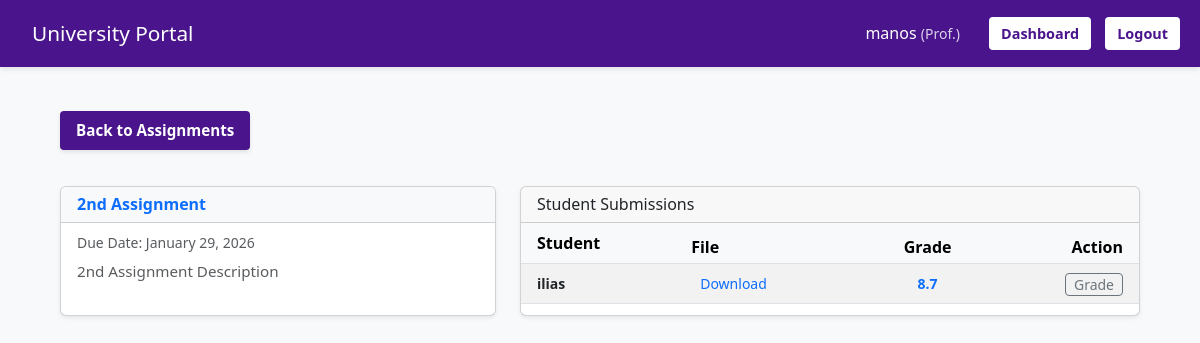
/utilities/submission.php?assign_id=11 (signed in), run on the app's committed database.
### tables this page shows
CREATE TABLE `assignments` (
  `id` int(6) UNSIGNED NOT NULL,
  `course_id` int(6) UNSIGNED DEFAULT NULL,
  `title` varchar(100) NOT NULL,
  `description` text DEFAULT NULL,
  `due_date` date DEFAULT NULL
);

CREATE TABLE `submissions` (
  `id` int(6) UNSIGNED NOT NULL,
  `assignment_id` int(6) UNSIGNED DEFAULT NULL,
  `student_id` int(6) UNSIGNED DEFAULT NULL,
  `submission_text` text DEFAULT NULL,
  `file_name` varchar(255) DEFAULT NULL,
  `file_type` varchar(100) DEFAULT NULL,
  `file_content` blob DEFAULT NULL,
  `grade` decimal(4,1) DEFAULT NULL,
  `feedback` text DEFAULT NULL,
  `submitted_at` timestamp NOT NULL DEFAULT current_timestamp()
);

CREATE TABLE `users` (
  `id` int(6) UNSIGNED NOT NULL,
  `username` varchar(50) NOT NULL,
  `email` varchar(255) NOT NULL,
  `password` varchar(255) NOT NULL,
  `role` enum('S','P') NOT NULL,
  `created_at` timestamp NOT NULL DEFAULT current_timestamp()
);

### functions/check_generic.php (called while the page is built, shortened)
<?php
function e($string) {
    return htmlspecialchars($string, ENT_QUOTES | ENT_SUBSTITUTE, 'UTF-8');
}
?>

### utilities/submission.php (the view, shortened to what this page needs)
<?php
require_once '../functions/check_generic.php';
require_once '../database/db_connect.php';
$assign_id = intval($_GET['assign_id']);
$role      = $_SESSION['role'];
$stmt = $conn->prepare("SELECT * FROM assignments WHERE id = ?");
$stmt->bind_param("i", $assign_id);
$stmt->execute();
    $assign = $stmt->get_result()->fetch_assoc();
?>
<!DOCTYPE html>
<html lang="el">
<head>
    <link href="https://cdn.jsdelivr.net/npm/bootstrap@5.3.0/dist/css/bootstrap.min.css" rel="stylesheet">
    <link rel="stylesheet" href="../style.css?v=46">
</head>
<body>
<header>
    <h1><a href="../index.php" class="home-link" style="color: white; text-decoration: none;">University Portal</a></h1>
    <div class="nav-links">
        <span style="color: white; font-weight: 500; margin-right: 15px;">
            <?php echo e($_SESSION['username']); ?> <small style="opacity: 0.8;">(<?php echo ($_SESSION['role'] === 'P' ? 'Prof.' : 'Student'); ?>)</small>
        </span>
        <a href="dashboard.php">Dashboard</a>
        <a href="../sign-in-out-up/logout.php">Logout</a>
    </div>
</header>
<div class="container py-4">
    <div class="mb-3 d-flex justify-content-between align-items-center">
        <a href="assignment.php?course_id=<?php echo $assign['course_id']; ?>" class="btn-back">Back to Assignments</a>
    </div>
    <div class="row g-4">
        <div class="col-lg-5">
            <div class="card mb-3 shadow-sm h-100">
                <div class="card-header bg-light py-2">
                    <h5 class="mb-0 text-primary fw-bold fs-6"><?php echo e($assign['title']); ?></h5>
                </div>
                <div class="card-body p-3">
                    <h6 class="card-subtitle mb-2 text-muted small">Due Date: <?php echo date("F j, Y", strtotime($assign['due_date'])); ?></h6>
                    <div class="card-text text-muted" style="max-height: 250px; overflow-y: auto; font-size: 0.95rem; line-height: 1.5;">
                        <?php echo nl2br(e($assign['description'])); ?>
                    </div>
                </div>
            </div>
        </div>
        <div class="col-lg-7">
            <?php if($role === 'P'): ?>
                <div class="card shadow-sm h-100">
                    <div class="card-header py-2">
                        <h5 class="mb-0 fs-6">Student Submissions</h5>
                    </div>
                    <div class="card-body p-0">
                        <div class="table-responsive">
                            <table class="table table-sm table-striped table-hover align-middle mb-0">
                                <thead class="table-light">
                                    <tr>
                                        <th class="ps-3 py-2">Student</th>
                                        <th>File</th>
                                        <th class="text-center">Grade</th>
                                        <th class="text-end pe-3">Action</th>
                                    </tr>
                                </thead>
                                <tbody>
                                    <?php
                                    $stmt = $conn->prepare("SELECT s.*, u.username FROM submissions s JOIN users u ON s.student_id=u.id WHERE s.assignment_id=? ORDER BY s.submitted_at DESC");
                                    $stmt->bind_param("i", $assign_id);
                                    $stmt->execute();
                                    $subs = $stmt->get_result();
                                    if ($subs->num_rows > 0):
                                        while($s = $subs->fetch_assoc()):
                                    ?>
                                    <tr>
                                        <td class="ps-3 fw-bold small"><?php echo e($s['username']); ?></td>
                                        <td>
                                            <a href="download.php?file_id=<?php echo $s['id']; ?>" class="btn btn-sm btn-link text-decoration-none small">Download</a>
                                        </td>
                                        <td class="text-center">
                                            <?php if($s['grade'] !== null): ?>
                                                <?php $grade_color = ($s['grade'] < 4.0) ? 'text-danger' : 'text-primary'; ?>
                                                <span class="fw-bold <?php echo $grade_color; ?> small"><?php echo number_format($s['grade'], 1); ?></span>
                                            <?php else: ?>
                                                <span class="text-muted small">---</span>
                                            <?php endif; ?>
                                        </td>
                                        <td class="text-end pe-3">
                                            <button class="btn btn-sm btn-outline-secondary py-0 small" data-bs-toggle="modal" data-bs-target="#gradeModal<?php echo $s['id']; ?>">
                                                Grade
                                            </button>
                                        </td>
                                    </tr>
                                    <?php endwhile; else: ?>
                                        <tr><td colspan="4" class="text-center text-muted py-4 small">No submissions found.</td></tr>
                                    <?php endif; ?>
                                </tbody>
                            </table>
                        </div>
                    </div>
                </div>
            <?php endif; ?>
        </div>
    </div>
</div>
</body>
</html>

### style.css (style rules this page uses)
:root { --primary-color: #4a148c; --primary-hover: #38006b; --bg-color: #f8f9fa; --text-color: #333; --border-color: #dee2e6; }
* { box-sizing: border-box; }
body { font-family: 'Segoe UI', Tahoma, Geneva, Verdana, sans-serif; background-color: var(--bg-color); margin: 0; padding: 0; color: var(--text-color); min-height: 100vh; display: flex; flex-direction: column; }
a { text-decoration: none; color: inherit; }
header { background-color: var(--primary-color); color: white; padding: 15px 20px; display: flex; justify-content: space-between; align-items: center; box-shadow: 0 2px 5px rgba(0,0,0,0.1); }
header h1 { margin: 0; font-size: 1.3rem; }
header h1 a { color: white; }
.home-link { padding: 6px 12px; border-radius: 6px; transition: all 0.3s ease; display: inline-block; }
.nav-links a { color: var(--primary-color); background: #ffffff; padding: 6px 12px; border-radius: 4px; margin-left: 10px; font-weight: bold; font-size: 0.9rem; display: inline-block; }
.nav-links span { color: white; margin-right: 10px; }
.container { flex-grow: 1; width: 92%; max-width: 1200px; margin: 20px auto; padding-bottom: 40px; }
.btn-back { color: #ffffff; background-color: var(--primary-color); border: none; padding: 8px 16px; border-radius: 4px; font-size: 0.95rem; font-weight: 600; display: inline-block; margin-bottom: 20px; transition: all 0.2s; text-decoration: none; box-shadow: 0 2px 4px rgba(0,0,0,0.1); }

### data on the page
assignments: title "2nd Assignment", due_date "January 29, 2026", description "2nd Assignment Description"
submissions: student.username "ilias", grade "8.7"

### other printed values
$_SESSION['username'] "manos"
